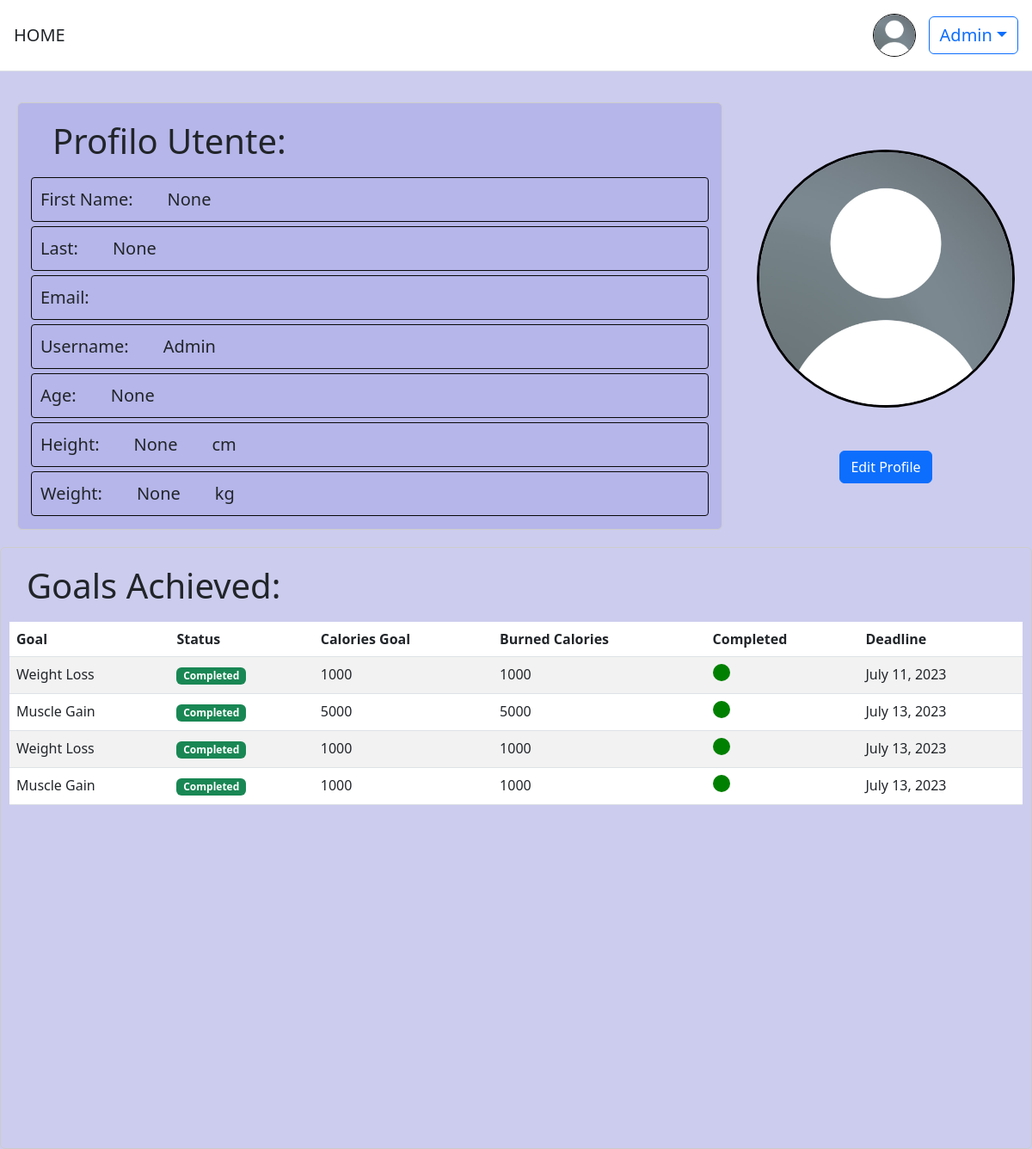
The page /users/profile/ (signed in) on the database as committed earlier.
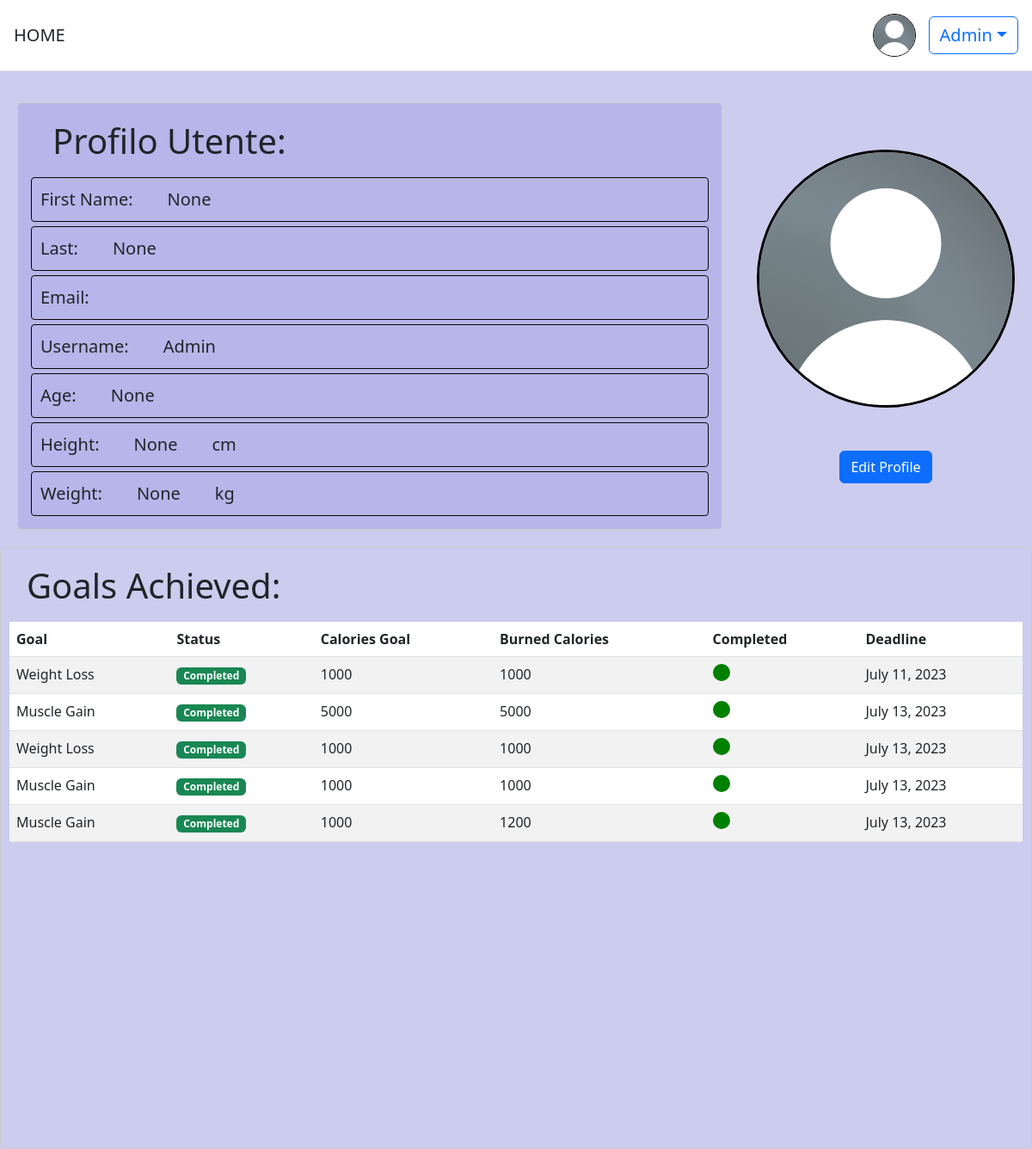
The same page on the database as committed later.
### obiettivi/models.py (models this page shows, shortened)
class GoalModel(models.Model):
    GOAL_CHOICES = (
        ('Weight Loss', 'Weight Loss'),
        ('Muscle Gain', 'Muscle Gain'),
        ('Fitness Improvement', 'Fitness Improvement'),
    )
    STATUS_CHOICES = (
        ('V', 'In Corso'),
        ('S', 'Scaduto'),
    )
    TEMP_CHOICES = (
        (1, '1 day'),
        (7, '1 week'),
        (30, '1 month'),
        (90, '3 months'),
    )
    deadline = models.DateField(blank=True, null=True)
    status = models.CharField(max_length=1, choices=STATUS_CHOICES, default='V')
    tempistica = models.IntegerField(choices=TEMP_CHOICES, default=30)
    utente = models.ForeignKey(settings.AUTH_USER_MODEL, on_delete=models.CASCADE)
    goal_type = models.CharField(max_length=20, choices=GOAL_CHOICES)
    data_creazione = models.DateField(default=timezone.now)
    descrizione = models.TextField(max_length=255, blank=True, null=True)
    CaloriesGoal = models.IntegerField(default=0, blank=False, null=False)
    is_selected = models.BooleanField(default=False)
    is_completed = models.BooleanField(default=False)
    is_expired = models.BooleanField(default=False)
    cal = models.IntegerField(default=0)

### users/views.py (the view)
# urls.py: path('profile/', profile_view, name='profile'),
@login_required
def profile_view(request):
    goals_completed = GoalModel.objects.filter(utente=request.user, is_completed=True)
    return render(request, 'profile.html', {'goals_completed': goals_completed, 'user': request.user})

### templates/profile.html (shortened to what this page needs)
{% extends 'base.html' %}
{% load static %}
{% load crispy_forms_tags %}
{% block content %}
<div style="background-color:#ccccee;display:flex;flex-direction:column">
<div id="wr" style="display:flex; flex-direction:row">
  <div id="datiprofilo" class="crispy">
    <h1 style="margin-left:20px;padding:10px;">Profilo Utente:</h1>
    <div class="field"><p>First Name:</p><p> {{ user.first_name }}</p></div>
    <div class="field"><p>Last:</p><p> {{ user.last_name }}</p> </div>
    <div class="field"><p>Email:</p><p> {{ user.email }}</p> </div>
    <div class="field"><p>Username:</p> <p> {{ user.username }}</p> </div>
    <div class="field"><p>Age:</p><p> {{ user.age }}</p></div>
    <div class="field"><p>Height:</p><p> {{ user.altezza }}</p><p>cm</p></div>
    <div class="field"><p>Weight:</p><p>{{user.peso}}</p><p>kg</p></div>
  </div>
  <div class="profile-picture-container">
   {% if user.profile_pic %}
    <img class="profile-picture" style="border:3px solid black" src="{{user.profile_pic.url}}">
   {% else %}
      <img class="profile-picture" style="border:3px solid black" src="{% static 'images/user_default.jpeg'%}">
  {% endif %}
      <div class="text-center">
   <a href="{% url 'users:updateprofile' %}" class="btn btn-primary">Edit Profile</a>
  </div>
  </div>
</div>
</div>
<div class="completed_goal table-responsive">
    <h1 style="margin-left:10px;padding:10px;">Goals Achieved:</h1>
    <table class="table table-striped">
        <thead>
        <tr>
            <th>Goal</th>
            <th>Status</th>
            <th>Calories Goal</th>
            <th>Burned Calories</th>
            <th>Completed</th>
            <th>Deadline</th>
        </tr>
        </thead>
        <tbody>
        {% for goal in goals_completed %}
            <tr>
            <td>{{ goal.goal_type }}</td>
            <td>
                {% if goal.is_completed %}
                <span class="badge bg-success">Completed</span>
                {% endif %}
            </td>
            <td>
                {{ goal.CaloriesGoal }}
            </td>
            <td>
                {{ goal.cal }}
            </td>
            <td>
                {% if goal.is_completed %}
                <div style="width: 20px;height: 20px;border-radius: 50%;display: inline-block; background-color:green"></div>
                {% else %}
                <div style="width: 20px;height: 20px;border-radius: 50%;display: inline-block;background-color: red;"></div>
                {% endif %}
            </td>
            <td>{{ goal.deadline }}</td>
            </tr>
        {% endfor %}
        </tbody>
    </table>
</div>
{% endblock content %}

Rows that differ between the two databases and show on the page:
added GoalModel: goal_type "Muscle Gain", is_completed "Completed", CaloriesGoal "1000", cal "1200", deadline "July 13, 2023"
